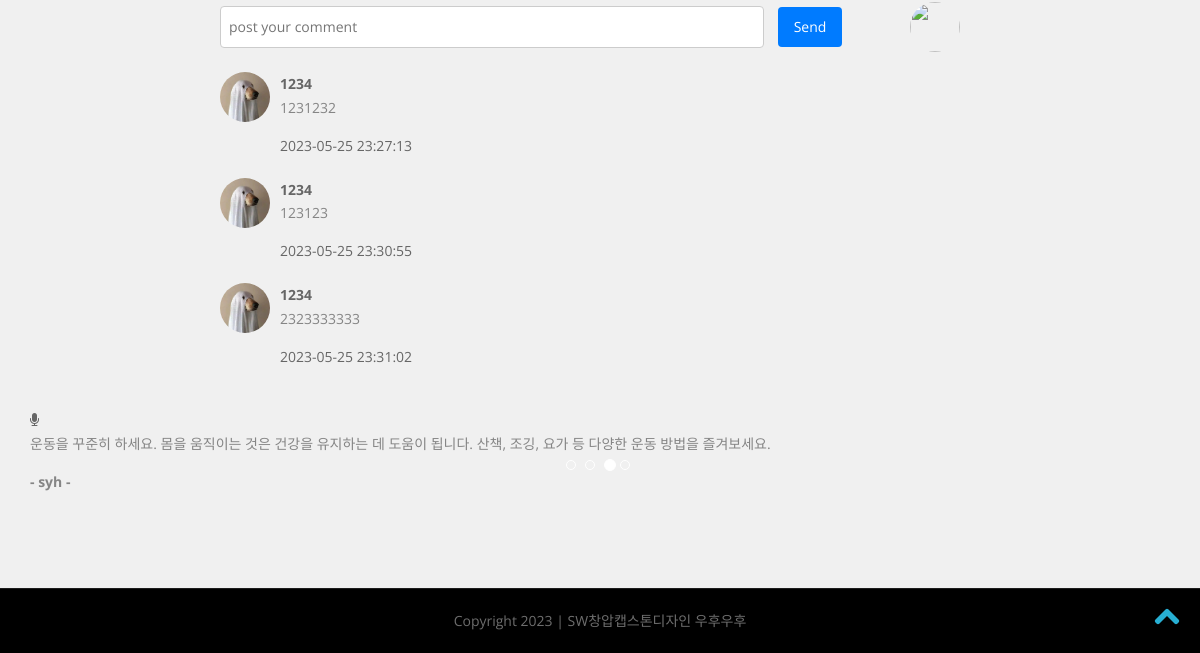
The app's page /final-wuhuwuhu/comment.php?path=image/10.jpg&id=6&username=1234&time=2023-05-25 21:03:43 (signed in, lower part), older data.
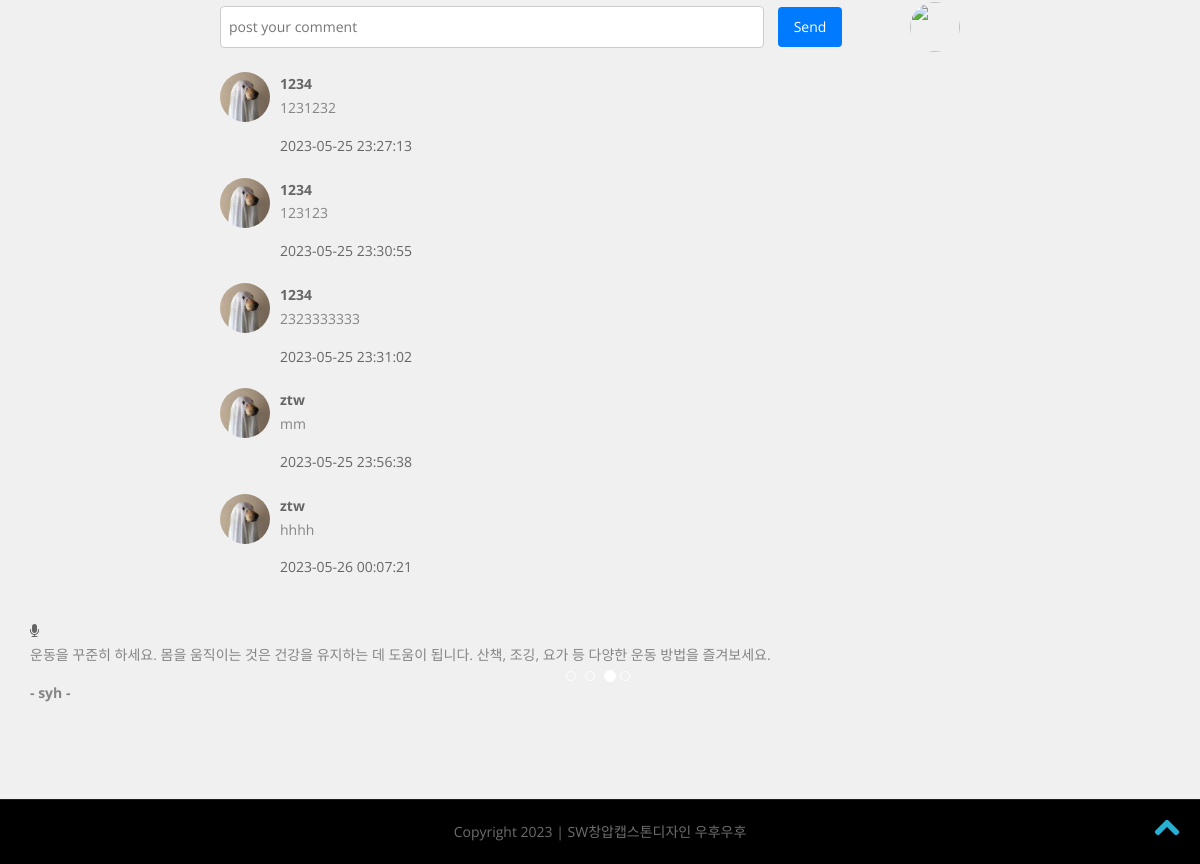
The same page, newer data.
### tables this page shows
CREATE TABLE `comment` (
  `id` int NOT NULL,
  `username` varchar(255) DEFAULT NULL,
  `content` varchar(255) DEFAULT NULL,
  `time` datetime DEFAULT NULL
);

CREATE TABLE `users` (
  `id` int NOT NULL AUTO_INCREMENT,
  `username` varchar(50) NOT NULL,
  `password` varchar(255) NOT NULL,
  `permission` varchar(255) NOT NULL DEFAULT '0',
  `image` varchar(255) DEFAULT NULL,
  `gptusage` int NOT NULL DEFAULT '20',
  PRIMARY KEY (`id`) USING BTREE
);

### final-wuhuwuhu/comment.php (the view, shortened to what this page needs)
<!doctype html>
<html lang="en-gb" class="no-js">
<head>
    <link rel="stylesheet" href="css/bootstrap.min.css" />
    <link rel="stylesheet" type="text/css" href="css/isotope.css" media="screen" />
    <link rel="stylesheet" href="js/fancybox/jquery.fancybox.css" type="text/css" media="screen" />
    <link href="css/animate.css" rel="stylesheet" media="screen">
    <link href="flexslider/flexslider.css" rel="stylesheet" />
    <link href="js/owl-carousel/owl.carousel.css" rel="stylesheet">
    <link rel="stylesheet" href="css/styles.css" />
    <link href="font/css/font-awesome.min.css" rel="stylesheet">
</head>
<body>
<div id="xxx">
    <?php
    include "connect.php";
    $id = $_GET['id'];
    $sql2 = "select username,time from luntan where id = '$id'";
    $result2 = $conn->query($sql2);
    $row2 = $result2->fetch_assoc();
    $username = $row2['username'];
    $time = $row2['time'];
    $sql3 = "select image from users where username = '$username'";
    $result3 = $conn->query($sql3);
    $row3 = $result3->fetch_assoc();
    $image = $row3['image'];
    $path = 'image/'.$image;
    $sql = "select title,content from luntan where id = '$id'";
    $result = $conn->query($sql);
    $row = $result->fetch_assoc();
    $title = $row['title'];
    $content = $row['content'];
    $my = $_COOKIE['username'];
    $sql1 = "select image from users where username = '$my'";
    $result1 = $conn->query($sql1);
    $row1 = $result1->fetch_assoc();
    $image1 = $row1['image'];
    $path1 = 'image/'.$image1;
        echo "
        <div id='content' class='post-owner'>
            <img src=$path alt=''>
        <div>
        <strong>$username</strong>
        </div>
        </div>
        <div class='post-content'>
        <h1>$title</h1>
        <p>$content</p>
        <span>$time</span>
        </div>
        <div class='post-comment'>
        <form class='input-container' method='POST' action='postcomment.php?id=$id&username=$my'>
        <input id='user-input' type='text' name='content' placeholder='post your comment'>
        <button type='submit' id='send-button'>Send</button>
        </form>
        <img src=$path1 alt=''>
    </div>
        ";
    ?>
    <?php
    include "connect.php";
    $sql = "select username,content,time from comment where id = '$id'";
    $result = $conn->query($sql);
    while($row = $result->fetch_assoc()){
        $username = $row['username'];
        $content = $row['content'];
        $time = $row['time'];
        echo "
    <div class='comment'>
        <img src=$path alt=''>
        <div>
            <strong>$username</strong>
            <p>$content</p>
            <span>$time</span>
        </div>
    </div>
    ";
    }
    ?>
</div>
<div class="testimonial-area" style="height: 180px !important;">
    <div class="testimonial-solid">
        <div class="container">
            <div class="testi-icon-area">
                <div class="quote">
                    <i class="fa fa-microphone"></i>
                </div>
            </div>
            <div id="carousel-example-generic" class="carousel slide" data-ride="carousel">
                <div class="carousel-inner">
                    <?php
                    include "connect.php";
                    $sql = "select max(id) as max_value from tips";
                    $result = $conn->query($sql);
                    $row = $result->fetch_assoc();
                    $maxValue = $row["max_value"];
                    $randomNumber = rand(1, $maxValue - 4);
                    $sql = "select username,content from tips where id = '$randomNumber'";
                    $result = $conn->query($sql);
                    $row = $result->fetch_assoc();
                    $username = $row['username'];
                    $content = $row['content'];
                    echo "
                    <div class='item active'>
                        <p>$content</p>
                        <p>
                            <b>- $username -</b>
                        </p>
                    </div>
                    ";
                    ?>
                </div>
                <ol class="carousel-indicators">
                    <li data-target="#carousel-example-generic" data-slide-to="0" class="">
                    </li>
                    <li data-target="#carousel-example-generic" data-slide-to="1" class="">
                    </li>
                    <li data-target="#carousel-example-generic" data-slide-to="2" class="active">
                    </li>
                    <li data-target="#carousel-example-generic" data-slide-to="3" class="">
                    </li>
                </ol>
            </div>
        </div>
    </div>
</div>
<section class="copyright">
    <div class="container">
        <div class="row">
            <div class="col-sm-12 text-center"> Copyright 2023 | SW창압캡스톤디자인 우후우후 </div>
        </div>
    </div>
</section>
<a href="#top" class="topHome"><i class="fa fa-chevron-up fa-2x"></i></a>
</body>
</html>

Row changes from the older to the newer data that the page shows:
added comment: users.image (picture), username "ztw", content "mm", time "2023-05-25 23:56:38"
added comment: users.image (picture), username "ztw", content "hhhh", time "2023-05-26 00:07:21"
